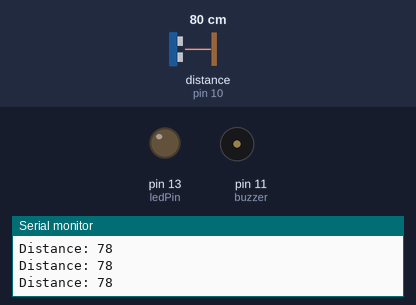
Bench run of a sketch on a simulated Arduino Uno, built with avr-gcc and run on an emulated ATmega328P. Parts: output pins drawn as LEDs (lit = HIGH), buzzer (waves = sounding, pin HIGH), the last lines printed to the serial monitor. Wiring (inferred from the names in the program): ultrasonic range finder: trigger pin 9; echo pin 10. The test bench sets the inputs (shaded band); at power-on: distance to the obstacle (sensor on pin 10) 80 cm. The echo pulse lasts 58.3 µs per cm; pins used as bus, display or sensor lines are not drawn.

Above: at 1.2 s.
1.3 s: distance to the obstacle (sensor on pin 10) set to 18 cm
2.8 s: distance to the obstacle (sensor on pin 10) set to 15 cm
At 3.2 s:
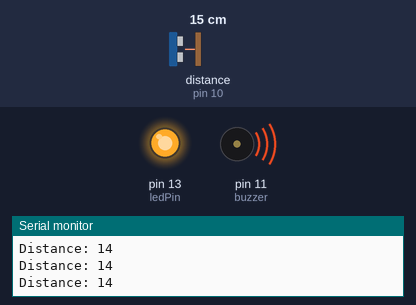
4.3 s: distance to the obstacle (sensor on pin 10) set to 35 cm
At 5.4 s:
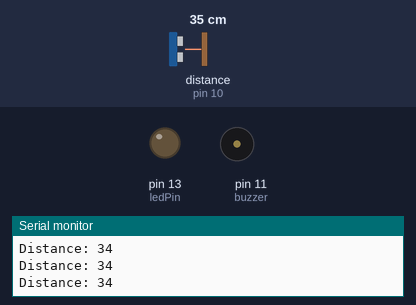
5.8 s: distance to the obstacle (sensor on pin 10) set to 2 cm
At 6.9 s:
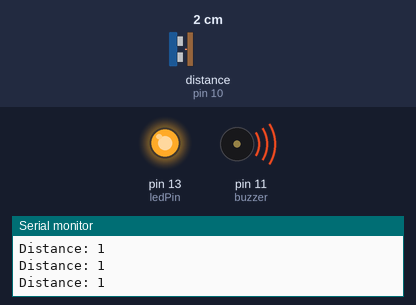
Timing chart, 0 to 8.3 s (numbered marks = the images above; inputs shaded):
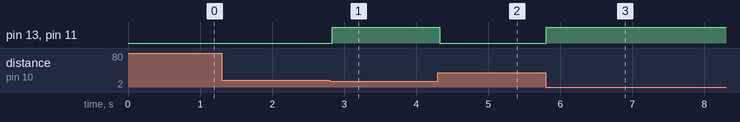

The sketch:

SmartBlindStick.ino
```cpp
// Define pin numbers
const int trigPin = 9;
const int echoPin = 10;
const int buzzer = 11;
const int ledPin = 13;

// Variables
long duration;
int distance;
int safetyDistance;

void setup() {
  pinMode(trigPin, OUTPUT);   // Trigger pin
  pinMode(echoPin, INPUT);    // Echo pin
  pinMode(buzzer, OUTPUT);    // Buzzer
  pinMode(ledPin, OUTPUT);    // LED (optional)

  Serial.begin(9600);         // Begin serial communication
}

void loop() {
  // Send ultrasonic pulse
  digitalWrite(trigPin, LOW);
  delayMicroseconds(2);

  digitalWrite(trigPin, HIGH);
  delayMicroseconds(10);
  digitalWrite(trigPin, LOW);

  // Measure echo
  duration = pulseIn(echoPin, HIGH);

  // Calculate distance in cm
  distance = duration * 0.034 / 2;
  safetyDistance = distance;

  // Alert at 15 cm or less
  if (safetyDistance <= 15 && safetyDistance > 0) {
    digitalWrite(buzzer, HIGH);
    digitalWrite(ledPin, HIGH);
  } else {
    digitalWrite(buzzer, LOW);
    digitalWrite(ledPin, LOW);
  }

  // Print distance to serial monitor
  Serial.print("Distance: ");
  Serial.println(distance);

  delay(50);
}
```

Measured:
- the behaviour switches between 17 and 16 cm on distance to the obstacle (sensor on pin 10) (found by bisection; images 0 and 1)
- after the input at 2.8 s, pin 13 (ledPin), pin 11 (buzzer): LOW → HIGH at once
- after the input at 4.3 s, pin 13 (ledPin), pin 11 (buzzer): HIGH → LOW at once
- after the input at 5.8 s, pin 13 (ledPin), pin 11 (buzzer): LOW → HIGH at once
